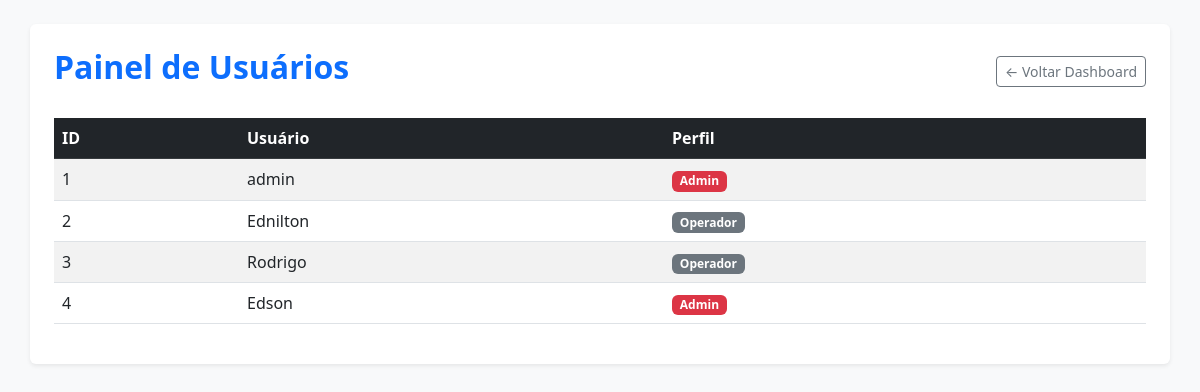
The app's page /usuarios (signed in) with its own data.
### newmonitor/models.py (models this page shows)
class Usuario(db.Model, UserMixin):
    id = db.Column(db.Integer, primary_key=True)
    username = db.Column(db.String(50), unique=True, nullable=False)
    password = db.Column(db.String(100), nullable=False)
    is_admin = db.Column(db.Boolean, default=False, nullable=False)

### newmonitor/routes.py (the view)
@app.route('/usuarios')
@login_required
def gerenciar_usuarios():
    todos_usuarios = Usuario.query.all()
    usuario_editando = None
    id_para_editar = request.args.get('editar_id', type=int)
    if id_para_editar:
        usuario_editando = Usuario.query.get(id_para_editar)
    return render_template('usuarios.html',
                           listagem_usuarios=todos_usuarios,
                           usuario_editando=usuario_editando)

### newmonitor/routes.py (called while the page is built)
@login_manager.user_loader
def load_user(user_id):
    return Usuario.query.get(int(user_id))

### newmonitor/templates/usuarios.html (shortened to what this page needs)
<!DOCTYPE html>
<html lang="pt-br">
<head>
    <link href="https://cdn.jsdelivr.net/npm/bootstrap@5.3.0/dist/css/bootstrap.min.css" rel="stylesheet">
</head>
<body class="bg-light p-4">
<div class="container bg-white p-4 rounded shadow-sm">
    <div class="d-flex justify-content-between align-items-center mb-4">
        <h2 class="fw-bold text-primary">Painel de Usuários</h2>
        <a href="{{ url_for('home') }}" class="btn btn-outline-secondary btn-sm">← Voltar Dashboard</a>
    </div>
    <div class="row">
        <div class="col-md-{% if current_user.is_admin %}8{% else %}12{% endif %}">
            <table class="table table-striped align-middle">
                <thead class="table-dark">
                    <tr>
                        <th>ID</th>
                        <th>Usuário</th>
                        <th>Perfil</th>
                    </tr>
                </thead>
                <tbody>
                    {% for user in listagem_usuarios %}
                    <tr>
                        <td>{{ user.id }}</td>
                        <td>{{ user.username }}</td>
                        <td>
                            {% if user.is_admin %}
                                <span class="badge bg-danger">Admin</span>
                            {% else %}
                                <span class="badge bg-secondary">Operador</span>
                            {% endif %}
                        </td>
                    </tr>
                    {% endfor %}
                </tbody>
            </table>
        </div>
    </div>
</div>
</body>
</html>

### records on screen
Usuario: id "1", username "admin", is_admin "Admin"
Usuario: id "2", username "Ednilton", is_admin "Operador"
Usuario: id "3", username "Rodrigo", is_admin "Operador"
Usuario: id "4", username "Edson", is_admin "Admin"
